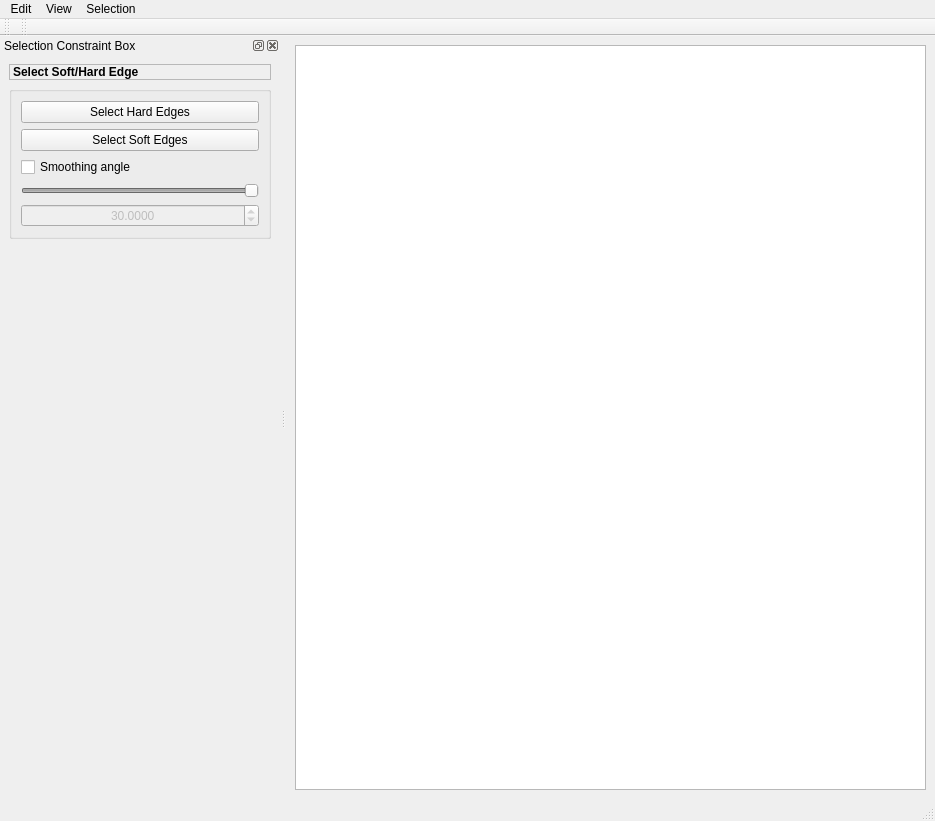
<?xml version="1.0" encoding="UTF-8"?>
<ui version="4.0">
 <class>MWBevelToolMainWindow</class>
 <widget class="QMainWindow" name="MWBevelToolMainWindow">
  <property name="geometry">
   <rect>
    <x>0</x>
    <y>0</y>
    <width>935</width>
    <height>821</height>
   </rect>
  </property>
  <property name="windowTitle">
   <string>Mindwalk Bevel Tool v1.0</string>
  </property>
  <widget class="QWidget" name="centralwidget">
   <layout class="QVBoxLayout" name="verticalLayout_5">
    <item>
     <widget class="QTreeView" name="bevelSetTreeView">
      <property name="minimumSize">
       <size>
        <width>0</width>
        <height>251</height>
       </size>
      </property>
      <property name="selectionMode">
       <enum>QAbstractItemView::SingleSelection</enum>
      </property>
      <property name="textElideMode">
       <enum>Qt::ElideNone</enum>
      </property>
      <property name="indentation">
       <number>0</number>
      </property>
      <property name="wordWrap">
       <bool>false</bool>
      </property>
      <attribute name="headerMinimumSectionSize">
       <number>50</number>
      </attribute>
     </widget>
    </item>
   </layout>
  </widget>
  <widget class="QMenuBar" name="menubar">
   <property name="geometry">
    <rect>
     <x>0</x>
     <y>0</y>
     <width>935</width>
     <height>21</height>
    </rect>
   </property>
   <widget class="QMenu" name="editMenu">
    <property name="title">
     <string>Edit</string>
    </property>
    <addaction name="displayOverrideAction"/>
    <addaction name="separator"/>
    <addaction name="newAction"/>
    <addaction name="addAction"/>
    <addaction name="removeAction"/>
    <addaction name="selectMemberAction"/>
    <addaction name="deleteAction"/>
    <addaction name="separator"/>
    <addaction name="displaySmoothnessPreviewAction"/>
    <addaction name="forceAction"/>
    <addaction name="repairmenAction"/>
   </widget>
   <widget class="QMenu" name="viewMenu">
    <property name="title">
     <string>View</string>
    </property>
   </widget>
   <widget class="QMenu" name="selectionMenu">
    <property name="title">
     <string>Selection</string>
    </property>
    <addaction name="selectHardEdgeAction"/>
    <addaction name="selectSoftEdgeAction"/>
   </widget>
   <addaction name="editMenu"/>
   <addaction name="viewMenu"/>
   <addaction name="selectionMenu"/>
  </widget>
  <widget class="QStatusBar" name="statusbar"/>
  <widget class="QToolBar" name="bevelToolbar">
   <property name="windowTitle">
    <string>Bevel Set</string>
   </property>
   <property name="movable">
    <bool>true</bool>
   </property>
   <property name="toolButtonStyle">
    <enum>Qt::ToolButtonTextUnderIcon</enum>
   </property>
   <property name="floatable">
    <bool>false</bool>
   </property>
   <attribute name="toolBarArea">
    <enum>TopToolBarArea</enum>
   </attribute>
   <attribute name="toolBarBreak">
    <bool>false</bool>
   </attribute>
  </widget>
  <widget class="QToolBar" name="selectionToolbar">
   <property name="windowTitle">
    <string>Selection</string>
   </property>
   <property name="toolButtonStyle">
    <enum>Qt::ToolButtonTextUnderIcon</enum>
   </property>
   <attribute name="toolBarArea">
    <enum>TopToolBarArea</enum>
   </attribute>
   <attribute name="toolBarBreak">
    <bool>false</bool>
   </attribute>
  </widget>
  <widget class="QDockWidget" name="selectionConstraintDock">
   <property name="minimumSize">
    <size>
     <width>280</width>
     <height>508</height>
    </size>
   </property>
   <property name="windowTitle">
    <string>Selection Constraint Box</string>
   </property>
   <attribute name="dockWidgetArea">
    <number>1</number>
   </attribute>
   <widget class="QWidget" name="dockWidgetContents_2">
    <layout class="QVBoxLayout" name="verticalLayout_4">
     <item>
      <widget class="QLabel" name="selectionLabel">
       <property name="frameShape">
        <enum>QFrame::StyledPanel</enum>
       </property>
       <property name="text">
        <string>&lt;html&gt;&lt;head/&gt;&lt;body&gt;&lt;p&gt;&lt;span style=&quot; font-weight:600;&quot;&gt;Select Soft/Hard Edge&lt;/span&gt;&lt;/p&gt;&lt;/body&gt;&lt;/html&gt;</string>
       </property>
      </widget>
     </item>
     <item>
      <widget class="QGroupBox" name="selectionConstraintGroupBox">
       <property name="title">
        <string/>
       </property>
       <property name="flat">
        <bool>true</bool>
       </property>
       <layout class="QVBoxLayout" name="verticalLayout_3">
        <item>
         <widget class="QPushButton" name="selectHardEdgesButton">
          <property name="text">
           <string>Select Hard Edges</string>
          </property>
         </widget>
        </item>
        <item>
         <widget class="QPushButton" name="selectSoftEdgesButton">
          <property name="text">
           <string>Select Soft Edges</string>
          </property>
         </widget>
        </item>
        <item>
         <widget class="QCheckBox" name="smoothingAngleCheckBox">
          <property name="text">
           <string>Smoothing angle</string>
          </property>
         </widget>
        </item>
        <item>
         <widget class="QSlider" name="smoothingAngleSlider">
          <property name="enabled">
           <bool>false</bool>
          </property>
          <property name="maximum">
           <number>1800000</number>
          </property>
          <property name="value">
           <number>300000</number>
          </property>
          <property name="orientation">
           <enum>Qt::Horizontal</enum>
          </property>
         </widget>
        </item>
        <item>
         <widget class="QDoubleSpinBox" name="smoothingAngleSpinBox">
          <property name="enabled">
           <bool>false</bool>
          </property>
          <property name="alignment">
           <set>Qt::AlignCenter</set>
          </property>
          <property name="decimals">
           <number>4</number>
          </property>
          <property name="maximum">
           <double>180.000000000000000</double>
          </property>
          <property name="value">
           <double>30.000000000000000</double>
          </property>
         </widget>
        </item>
       </layout>
      </widget>
     </item>
     <item>
      <spacer name="verticalSpacer_2">
       <property name="orientation">
        <enum>Qt::Vertical</enum>
       </property>
       <property name="sizeHint" stdset="0">
        <size>
         <width>20</width>
         <height>289</height>
        </size>
       </property>
      </spacer>
     </item>
    </layout>
   </widget>
  </widget>
  <action name="finishBevelAction">
   <property name="text">
    <string>Finish Bevel</string>
   </property>
  </action>
  <action name="displayDrawOverrideAttrAction">
   <property name="text">
    <string>Display DrawOverrideAttributes</string>
   </property>
  </action>
  <action name="actionCreate_a_Bevel_Set">
   <property name="text">
    <string>Create a Bevel Set</string>
   </property>
  </action>
  <action name="actionMove_Edges_into_New_Bevel_Set">
   <property name="text">
    <string>Move Edges into New Bevel Set</string>
   </property>
  </action>
  <action name="actionCreate">
   <property name="text">
    <string>Create</string>
   </property>
  </action>
  <action name="moveAction">
   <property name="checkable">
    <bool>true</bool>
   </property>
   <property name="text">
    <string>Move Edges into Target Bevel Set</string>
   </property>
  </action>
  <action name="maintainAction">
   <property name="checkable">
    <bool>true</bool>
   </property>
   <property name="text">
    <string>Maintain Present Status</string>
   </property>
  </action>
  <action name="chooseAction">
   <property name="checkable">
    <bool>true</bool>
   </property>
   <property name="checked">
    <bool>true</bool>
   </property>
   <property name="text">
    <string>Let User Choose</string>
   </property>
  </action>
  <action name="displayOverrideAction">
   <property name="icon">
    <iconset theme="&quot;:/commandButton.png&quot;">
     <normaloff>.</normaloff>.</iconset>
   </property>
   <property name="text">
    <string>Draw Override</string>
   </property>
  </action>
  <action name="newAction">
   <property name="enabled">
    <bool>false</bool>
   </property>
   <property name="text">
    <string>New</string>
   </property>
   <property name="toolTip">
    <string>Create a bevel along the selected edges and create a bevel set containing the edges.</string>
   </property>
   <property name="statusTip">
    <string/>
   </property>
   <property name="whatsThis">
    <string>Create a bevel along the selected edges and create an objectSet Create a bevel along the selected edges and create a bevel set containing the edges. the edges.</string>
   </property>
  </action>
  <action name="addAction">
   <property name="enabled">
    <bool>false</bool>
   </property>
   <property name="text">
    <string>Add</string>
   </property>
   <property name="toolTip">
    <string>Add the selected into the selected bevel set and bevel the edges.</string>
   </property>
   <property name="statusTip">
    <string/>
   </property>
   <property name="whatsThis">
    <string>Add the selected into the selected bevel set and bevel the edges.</string>
   </property>
  </action>
  <action name="removeAction">
   <property name="enabled">
    <bool>false</bool>
   </property>
   <property name="text">
    <string>Remove</string>
   </property>
   <property name="toolTip">
    <string>Remove the selected edges from a bevel set  and restore the edges.</string>
   </property>
   <property name="statusTip">
    <string/>
   </property>
   <property name="whatsThis">
    <string>Remove the selected edges from a bevel set  and restore the edges.</string>
   </property>
  </action>
  <action name="deleteAction">
   <property name="enabled">
    <bool>true</bool>
   </property>
   <property name="text">
    <string>Delete</string>
   </property>
   <property name="toolTip">
    <string>Delete the selected bevel set and restore its member edges</string>
   </property>
   <property name="statusTip">
    <string/>
   </property>
   <property name="whatsThis">
    <string>Delete the selected bevel set and restore its member edges</string>
   </property>
  </action>
  <action name="selectHardEdgeAction">
   <property name="text">
    <string>Select Hard Edge</string>
   </property>
   <property name="toolTip">
    <string>Select hard edges based on face angle.</string>
   </property>
   <property name="statusTip">
    <string/>
   </property>
   <property name="whatsThis">
    <string>Select hard edges based on face angle.</string>
   </property>
  </action>
  <action name="selectSoftEdgeAction">
   <property name="text">
    <string>Select Soft Edge</string>
   </property>
   <property name="toolTip">
    <string>Select soft edges based on face angle.</string>
   </property>
   <property name="statusTip">
    <string/>
   </property>
   <property name="whatsThis">
    <string>Select soft edges based on face angle.</string>
   </property>
  </action>
  <action name="selectMemberAction">
   <property name="enabled">
    <bool>true</bool>
   </property>
   <property name="text">
    <string>Select Member</string>
   </property>
   <property name="toolTip">
    <string>Select the edges of the selected object contained by a bevel set.</string>
   </property>
   <property name="statusTip">
    <string/>
   </property>
   <property name="whatsThis">
    <string>Select the edges of the selected object contained by a bevel set.</string>
   </property>
  </action>
  <action name="displaySmoothnessPreviewAction">
   <property name="checkable">
    <bool>true</bool>
   </property>
   <property name="checked">
    <bool>true</bool>
   </property>
   <property name="enabled">
    <bool>false</bool>
   </property>
   <property name="text">
    <string>Display Smoothness Preview</string>
   </property>
   <property name="toolTip">
    <string>Display origin object in smoothness preview.</string>
   </property>
   <property name="whatsThis">
    <string>Display origin object in smoothness preview.</string>
   </property>
  </action>
  <action name="forceAction">
   <property name="checkable">
    <bool>true</bool>
   </property>
   <property name="text">
    <string>Force</string>
   </property>
  </action>
  <action name="repairmenAction">
   <property name="text">
    <string>repairmen</string>
   </property>
  </action>
  <action name="exportAction">
   <property name="text">
    <string>Export</string>
   </property>
   <property name="statusTip">
    <string>Export members in the bevel set.</string>
   </property>
   <property name="whatsThis">
    <string>Export members in the bevel set.</string>
   </property>
  </action>
 </widget>
 <resources/>
 <connections/>
</ui>
